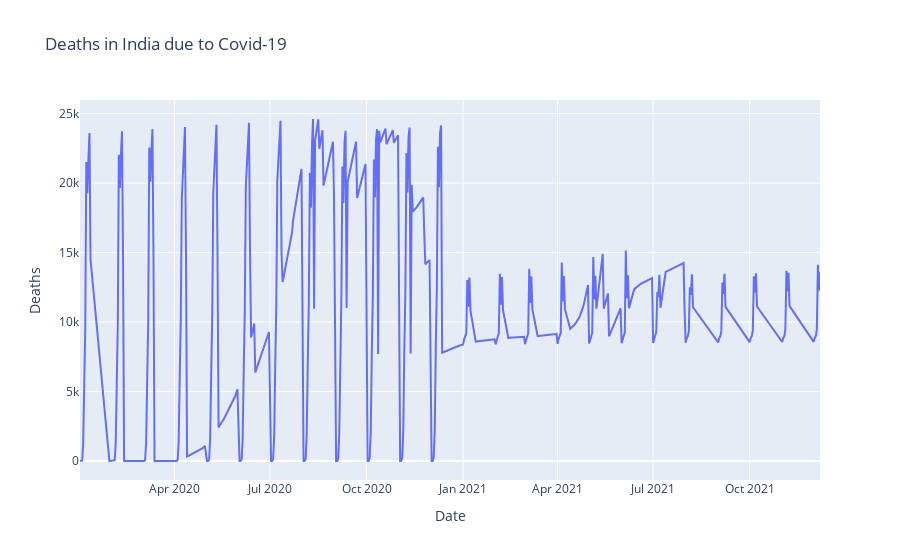

Notebook cell for this chart:
### Code cell
fig = px.line(India_Total, x="Date", y="Deaths", title='Deaths in India due to Covid-19')
fig.show()

### Figure 1 — Plotly figure (JSON) as saved in the notebook; plotly's stock layout.template omitted (floating-point values rounded to 4 significant figures; data arrays with more than 128 entries replaced by an {"elided": "..."} marker saying what was removed)
{"data": [{"hovertemplate": "Date=%{x}<br>Deaths=%{y}<extra></extra>", "legendgroup": "", "line": {"color": "#636efa", "dash": "solid"}, "marker": {"symbol": "circle"}, "mode": "lines", "name": "", "orientation": "v", "showlegend": false, "type": "scatter", "x": {"elided": "560 str values"}, "xaxis": "x", "y": {"elided": "560 int values"}, "yaxis": "y"}], "layout": {"legend": {"tracegroupgap": 0}, "title": {"text": "Deaths in India due to Covid-19"}, "xaxis": {"anchor": "y", "domain": [0, 1], "title": {"text": "Date"}}, "yaxis": {"anchor": "x", "domain": [0, 1], "title": {"text": "Deaths"}}}}
